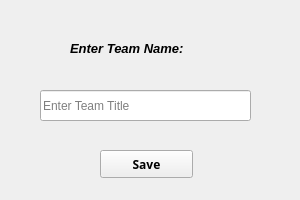
<?xml version="1.0" encoding="UTF-8"?>
<ui version="4.0">
 <class>Form</class>
 <widget class="QWidget" name="Form">
  <property name="geometry">
   <rect>
    <x>0</x>
    <y>0</y>
    <width>300</width>
    <height>200</height>
   </rect>
  </property>
  <property name="windowTitle">
   <string>Form</string>
  </property>
  <widget class="QLabel" name="label">
   <property name="geometry">
    <rect>
     <x>70</x>
     <y>40</y>
     <width>151</width>
     <height>16</height>
    </rect>
   </property>
   <property name="font">
    <font>
     <family>Arial</family>
     <pointsize>10</pointsize>
     <weight>75</weight>
     <italic>true</italic>
     <bold>true</bold>
    </font>
   </property>
   <property name="text">
    <string>Enter Team Name:</string>
   </property>
  </widget>
  <widget class="QLineEdit" name="teamname_line">
   <property name="geometry">
    <rect>
     <x>40</x>
     <y>90</y>
     <width>211</width>
     <height>31</height>
    </rect>
   </property>
   <property name="placeholderText">
    <string>Enter Team Title</string>
   </property>
  </widget>
  <widget class="QPushButton" name="save_btn">
   <property name="geometry">
    <rect>
     <x>100</x>
     <y>150</y>
     <width>93</width>
     <height>28</height>
    </rect>
   </property>
   <property name="font">
    <font>
     <family>Segoe Script</family>
     <pointsize>9</pointsize>
     <weight>75</weight>
     <bold>true</bold>
    </font>
   </property>
   <property name="text">
    <string>Save</string>
   </property>
   <property name="shortcut">
    <string>Return</string>
   </property>
  </widget>
 </widget>
 <resources/>
 <connections/>
</ui>
